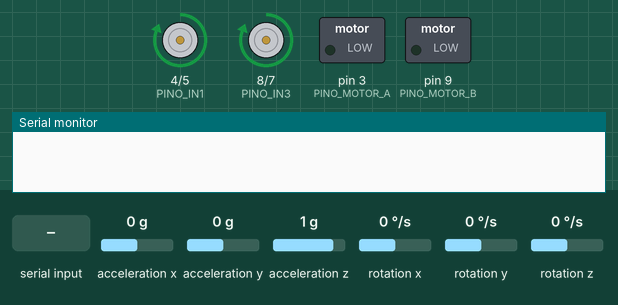
This sketch was run on a simulated Arduino Uno, built with avr-gcc and run on an emulated ATmega328P. On the bench: motor-driver pin pairs drawn as motors (green arrow = first pin HIGH = forward, orange = second pin HIGH = backward, longer = more drive), switched loads named in the sketch (green lamp = pin HIGH), the last lines printed to the serial monitor. The inputs (shaded band) are chosen by the test bench; at power-on: acceleration x 0 g, acceleration y 0 g, acceleration z 1 g, rotation x 0 °/s, rotation y 0 °/s, rotation z 0 °/s.

Above: at 0.1 s.
At 1.7 s:
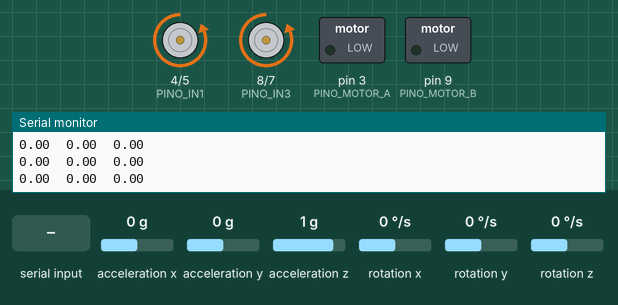
1.8 s: "?\n" received over Serial
Timing chart, 0 to 4.8 s (numbered marks = the images above; inputs shaded):
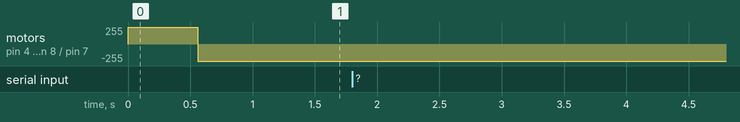

The sketch:

projeto_final.ino
```cpp
/* UNIVERSIDADE FEDERAL DE UBERLANDIA
  Biomedical Engineering
  Autors: Ítalo G S Fernandes
  Paulo Camargos Silva
  contact: italogsfernandes@gmail.com
  URLs: https://github.com/italogfernandes/SEB
  Este codigo faz parte da disciplina de sinais e sistemas
  para engenhara biomedica e visa controlar o angulo de
  Os sinais de entrada e saida sao enviados para a interface Serial
  podendo ser visualizado pelo serial plotter.
  Esquema de montagem:
  Arduino - Dispositivo
  A0    - Potenciometro para configurar o setPoint de 0 a 360 graus

  A1    - Potenciometro para configurar o Kp de 0 a 3
  A2    - Potenciometro para configurar o Ki de 0 a 3
  A3    - Potenciometro para configurar o Kd de 0 a 3

  VCC - Potenciometros entrada
  GND - Potenciometros GND

  6 - Pino Enable ou de Velocidade da PonteH
  5 - Pino In1 da PonteH
  4 - Pino In2 da PonteH

  A4 - SCL do MPU66050
  A5 - SDA do MPU6050

  Obs: O sentido do motor
*/
#include "Wire.h" //Biblioteca I2C do arduino
#include "I2Cdev.h" //Biblioteca para utilizacao de I2C melhorada, depende de Wire.h
#include "MPU6050_6Axis_MotionApps20.h" //Biblioteca com o codigo do digital motion processor (DMP)

#define ANALOG_SETPOINT A0
#define ANALOG_KP       A1
#define ANALOG_KI       A2
#define ANALOG_KD       A3

#define PINO_MOTOR_A    3
#define PINO_IN1        4
#define PINO_IN2        5
#define PINO_IN3        8
#define PINO_IN4        7
#define PINO_MOTOR_B    9

#define PSDMP 42 //Tamanho dos pacotes da DMP

int numbPackets; //Qnt de pacotes do processador de movimento
uint8_t fifoBuffer[64]; // FIFO storage buffer

MPU6050 mpu;
Quaternion q;           // [w, x, y, z]         quaternion container
float euler[3];         // [psi, theta, phi]    Euler angle container in rads
float ypr[3];           // [yaw, pitch, roll]   yaw/pitch/roll container and gravity vector
float euler_degrees[3]; // [psi, theta, phi]    Euler angle container in degress

float set_point; //Angulo desejado, de 0 a 360º
float angulo_lido; //Angulo lido do sensor
float erro_angulo; //Erro = setpoint - valor_atual
float last_erro;
float deltaErro; //Erro(t) - Erro(t-1)

float Kp, Ki, Kd;
float res_pid; //Saida o Controlador PID
float res_proporcional; //Saida o Controlador proporcional
float res_integral; //Saida o Controlador integral
float res_derivativo; //Saida o Controlador derivativo
float deltaT;
unsigned long actualTime;
unsigned long lastTime;

unsigned long last_print_time;
String cmdserial;

void setup() {
  Wire.begin(); //Inicia o I2C
  Serial.begin(115200);//Inicia a Serial
  pinMode(PINO_MOTOR_A, OUTPUT);
  pinMode(PINO_IN1, OUTPUT);
  pinMode(PINO_IN2, OUTPUT);
  pinMode(PINO_MOTOR_B, OUTPUT);
  pinMode(PINO_IN3, OUTPUT);
  pinMode(PINO_IN4, OUTPUT);
  setDirection(true);
  configuraSensor();
  Serial.println("sketchIniciado - Aguadando primeira Leitura");
}


void loop() {
  //----------------------------------------------------
  //Ajusta Valor das constanste Kp,Ki e Kd se necessario
  if (Serial.available()) {
    cmdserial = Serial.readStringUntil('\n');
    if (cmdserial.startsWith("?")) {
      Serial.print("Kp setado para: ") +
      Serial.println(Kp);
      Serial.print("Ki setado para: ") +
      Serial.println(Ki);
      Serial.print("Kd setado para: ") +
      Serial.println(Kd);
    } else if (cmdserial.startsWith("kp")) {
      Kp = cmdserial.substring(2).toFloat();
      Serial.print("Kp setado para: ") +
      Serial.println(Kp);
    } else if (cmdserial.startsWith("ki")) {
      Ki = cmdserial.substring(2).toFloat();
    } else if (cmdserial.startsWith("kd")) {
      Kd = cmdserial.substring(2).toFloat();
    }
  }

  numbPackets = floor(mpu.getFIFOCount() / PSDMP); //Verifica qnt de leituras no sensor
  //USerial.println(numbPackets);
  if (numbPackets >  0) { //Se tiver ao menos 1

    //----------------------------------------------------
    //Realiza leitura do sensor
    mpu.getFIFOBytes(fifoBuffer, PSDMP); //Le este pacote de dados
    mpu.dmpGetQuaternion(&q, fifoBuffer); //Obtem o valor do quaternion atraves do pacote obtido
    mpu.dmpGetEuler(euler, &q); //E então converte este quaternion para angulos de euler
    for (int i = 0; i < 3; i++) {
      euler_degrees[i] = euler[i] * 180 / M_PI; //Converte para graus
    }


    angulo_lido = euler_degrees[1]; //0 é o X do sensor, 1 é o Y do sensor e 2 e o Z do sensor

    //----------------------------------------------------
    //Realiza leitura do setPoint
    set_point = 0;//analogRead(ANALOG_SETPOINT) * 360.0 / 1024.0; //Le o SetPoint que pode ser de 0 a 360

    //----------------------------------------------------
    //Calculo do erro, deltaErro e DeltaT
    erro_angulo = angulo_lido - set_point;
    deltaErro = erro_angulo - last_erro;

    actualTime = micros();
    deltaT = (float) (actualTime - lastTime ) / 1000000.0;

    last_erro = erro_angulo;
    lastTime = actualTime;

    //----------------------------------------------------
    //Calcula as respostas P, I e D
    res_proporcional = Kp * erro_angulo ; //Multiplicaçao
    res_integral = Ki * erro_angulo * deltaT + res_integral; //Integração
    res_derivativo = Kd * deltaErro / deltaT; //Derivação

    res_pid = res_proporcional + res_integral + res_derivativo;
    res_pid = res_pid < -255 ? -255 : res_pid; //Limite minimo de -255
    res_pid = res_pid > 255 ? 255 : res_pid; //Limite maximo de 255

    //----------------------------------------------------
    //Joga o sinal na saida do sistema

    //analogWrite(PINO_MOTOR, (uint8_t) abs(res_pid));

    setDirection(res_pid < 0);
    analogWrite(PINO_MOTOR_A,(uint8_t) abs(res_pid));
    analogWrite(PINO_MOTOR_B,(uint8_t) abs(res_pid));

    //----------------------------------------------------
    //Mostra os valores na Serial para serem plotados
    if (millis() - last_print_time >= 100) {
      last_print_time = millis();
      Serial.println(
        String(set_point, 2) + "\t" +
        String(angulo_lido, 2) + "\t" +
        //String(erro_angulo, 2)  + "\t"
        String(res_pid, 2) + "\t"
        //String(Kp * 10, 2) //multipliquei por 10 para ficar mais facil de visualizar no serial Plotter
        //String(euler_degrees[2], 2)
      );
    }
  }
}

void configuraSensor() {
  if (mpu.testConnection())
  {
    //Initializes the IMU
    mpu.initialize();

    //Initializes the DMP
    uint8_t ret = mpu.dmpInitialize();
    delay(50);

    if (ret == 0)
    {
      mpu.setDMPEnabled(true);
      //Configura os Offsets do Acelerometro e giroscopio
      mpu.setXAccelOffset(-2805);
      mpu.setYAccelOffset(892);
      mpu.setZAccelOffset(4745);
      mpu.setXGyroOffset(71);
      mpu.setYGyroOffset(55);
      mpu.setZGyroOffset(21);

    }
    else
    {
      Serial.println("Error!");
    }
  }
}
void setDirection(bool is_clockwise) {
  digitalWrite(PINO_IN1, is_clockwise);
  digitalWrite(PINO_IN2, !is_clockwise);
  digitalWrite(PINO_IN3, is_clockwise);
  digitalWrite(PINO_IN4, !is_clockwise);
}
```
